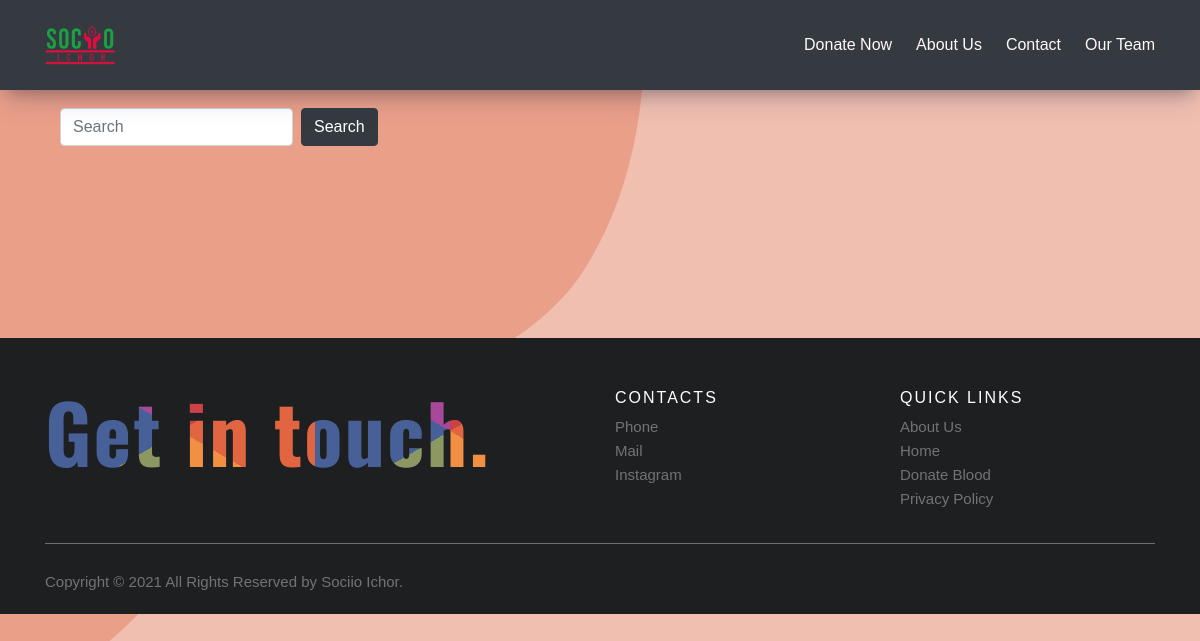
The app's page /donate/, older data.
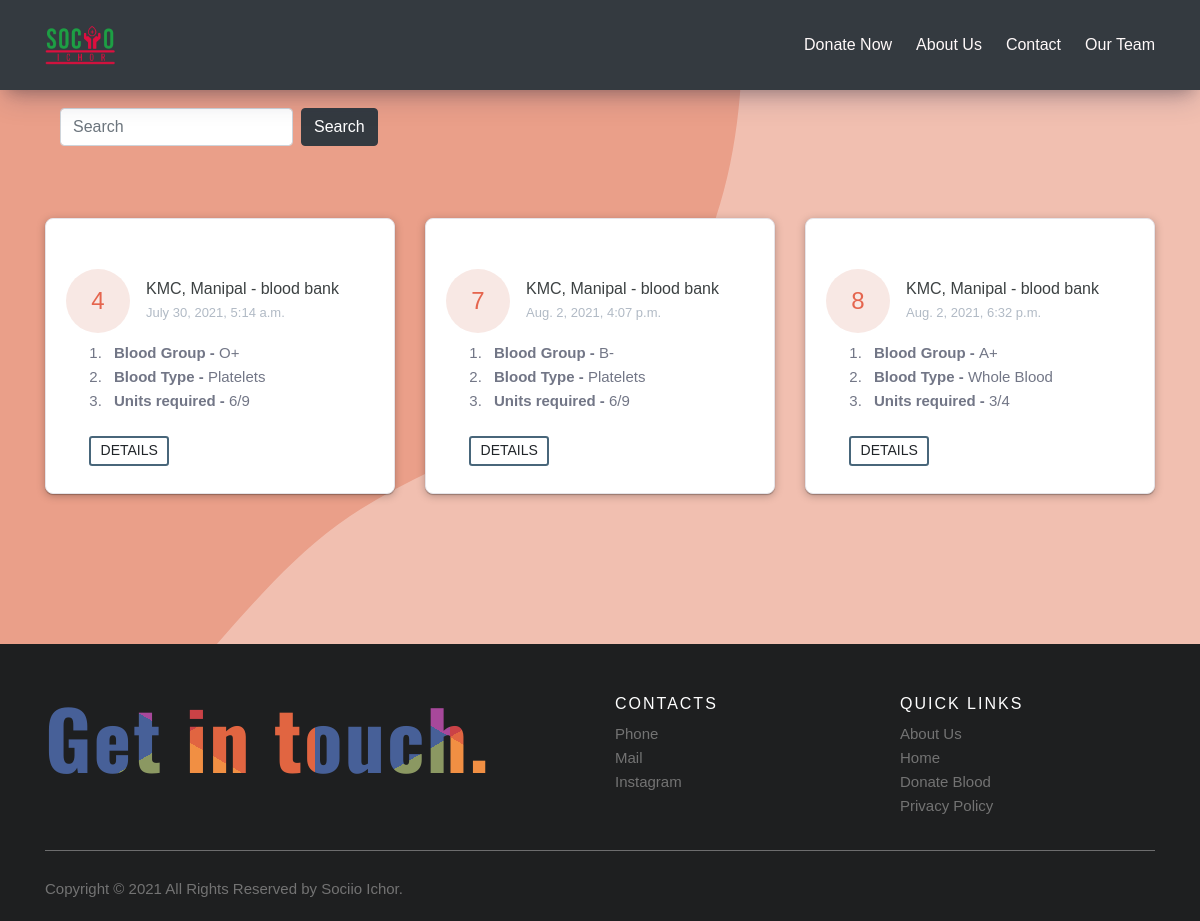
The same page, newer data.
### home/models.py (models this page shows)
class BloodRequest(models.Model):
    blood_request_id = models.AutoField(primary_key=True)
    time_stamp = models.DateTimeField(auto_now_add=True)
    slug = models.SlugField(max_length=400, unique=True, default=None)
    blood_group = models.CharField(
        max_length=20, choices=BG_CHOICES, default=None
    )
    blood_type = models.CharField(
        max_length=50, choices=TYPE, default=None
    )
    acceptable_blood_group = models.CharField(max_length = 100, blank=False )
    Phone = models.CharField(max_length=10, default='')
    units = models.CharField(max_length=5)
    note = models.TextField(default='', blank=True, null=True)
    address = models.TextField(default='', blank=True, null=True)
    hospital_initials = models.CharField(default='KMC', blank=False, null=False, max_length=50 )
    status = models.IntegerField(choices=STATUS, default=0)
    class Meta:
        verbose_name = 'Blood Request'

### home/views.py (the view)
# urls.py: path('donate/', views.BloodListView.as_view(), name='donate'),
class BloodListView(ListView):
    model=BloodRequest
    template_name = 'home/home.html'
    queryset=BloodRequest.objects.filter(status=STATUS_PUBLISH)
    context_object_name='blood'

### home/templates/home/home.html (shortened to what this page needs)
{% extends 'home/base.html' %}
{% block head %}
{% load social_share %}
{% endblock head %}
{% block content %}
<div class="container" style="margin-top: 9%; margin-bottom: 10%;">
    <div class="form-inline text-center container-fluid " >
      <form class="form-inline search-ichor" action="{% url 'home:search-blood' %}" method="get" >
        <input class="form-control mr-sm-2" type="text" name="q" id="q" placeholder="Search" aria-label="Search" >
        <button class="btn btn-dark my-2 my-sm-0" type="submit">Search</button>
      </form>
      </div>
    <div class="row" style="margin-top: 5%;">
     {% for b in blood %}
     <div class="col-lg-4">
        <div class="card card-margin data-aos="fade-up"
        data-aos-anchor-placement="top-bottom"">
            <div class="card-header no-border">
            </div>
            <div class="card-body pt-0">
                <div class="kmc">
                    <div class="kmc-title-wrapper">
                        <div class="kmc-date-primary">
                            <span class="kmc-date-day">{{ b.blood_request_id }}</span>
                        </div>
                        <div class="kmc-blood-info">
                            <span class="kmc-pro-title">KMC, Manipal - blood bank</span>
                            <span class="kmc-blood-time">{{ b.time_stamp}}</span>
                        </div>
                    </div>
                    <ol class="kmc-blood-points">
                        <li class="kmc-blood-item"><span><b>Blood Group - </b>{{ b.blood_group }}</span></li>
                        <li class="kmc-blood-item"><span><b>Blood Type - </b>{{ b.blood_type }}</span></li>
                        <li class="kmc-blood-item"><span><b>Units required - </b>{{ b.units }}</span></li>
                    </ol>
                    <div class="row mx-3">
                        <div class="kmc-blood-action">
                            <a href="{% url 'home:details' b.slug %}" class=" btn btn-sm btn-border-primary">Details</a>
                        </div>
                    </div>
                </div>
            </div>
        </div>
    </div>
     {% endfor %}
    </div>
    </div>
{% endblock content %}

Row changes from the older to the newer data that the page shows:
now on this page (row edited): BloodRequest: blood_request_id "4", time_stamp "July 30, 2021, 5:14 a.m.", blood_group "O+", blood_type "Platelets", units "6/9"
added BloodRequest: blood_request_id "7", time_stamp "Aug. 2, 2021, 4:07 p.m.", blood_group "B-", blood_type "Platelets", units "6/9"
added BloodRequest: blood_request_id "8", time_stamp "Aug. 2, 2021, 6:32 p.m.", blood_group "A+", blood_type "Whole Blood", units "3/4"
